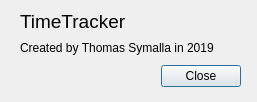
<?xml version="1.0" encoding="UTF-8"?>
<ui version="4.0">
 <class>AboutDialog</class>
 <widget class="QDialog" name="AboutDialog">
  <property name="geometry">
   <rect>
    <x>0</x>
    <y>0</y>
    <width>257</width>
    <height>102</height>
   </rect>
  </property>
  <property name="windowTitle">
   <string>About</string>
  </property>
  <widget class="QDialogButtonBox" name="buttonBox">
   <property name="geometry">
    <rect>
     <x>30</x>
     <y>60</y>
     <width>211</width>
     <height>32</height>
    </rect>
   </property>
   <property name="orientation">
    <enum>Qt::Horizontal</enum>
   </property>
   <property name="standardButtons">
    <set>QDialogButtonBox::Close</set>
   </property>
  </widget>
  <widget class="QWidget" name="">
   <property name="geometry">
    <rect>
     <x>20</x>
     <y>10</y>
     <width>221</width>
     <height>46</height>
    </rect>
   </property>
   <layout class="QVBoxLayout" name="verticalLayout">
    <item>
     <widget class="QLabel" name="label">
      <property name="font">
       <font>
        <pointsize>14</pointsize>
       </font>
      </property>
      <property name="text">
       <string>TimeTracker</string>
      </property>
     </widget>
    </item>
    <item>
     <widget class="QLabel" name="label_2">
      <property name="text">
       <string>Created by Thomas Symalla in 2019</string>
      </property>
     </widget>
    </item>
   </layout>
  </widget>
 </widget>
 <resources/>
 <connections>
  <connection>
   <sender>buttonBox</sender>
   <signal>accepted()</signal>
   <receiver>AboutDialog</receiver>
   <slot>accept()</slot>
   <hints>
    <hint type="sourcelabel">
     <x>248</x>
     <y>254</y>
    </hint>
    <hint type="destinationlabel">
     <x>157</x>
     <y>274</y>
    </hint>
   </hints>
  </connection>
  <connection>
   <sender>buttonBox</sender>
   <signal>rejected()</signal>
   <receiver>AboutDialog</receiver>
   <slot>reject()</slot>
   <hints>
    <hint type="sourcelabel">
     <x>316</x>
     <y>260</y>
    </hint>
    <hint type="destinationlabel">
     <x>286</x>
     <y>274</y>
    </hint>
   </hints>
  </connection>
 </connections>
</ui>
